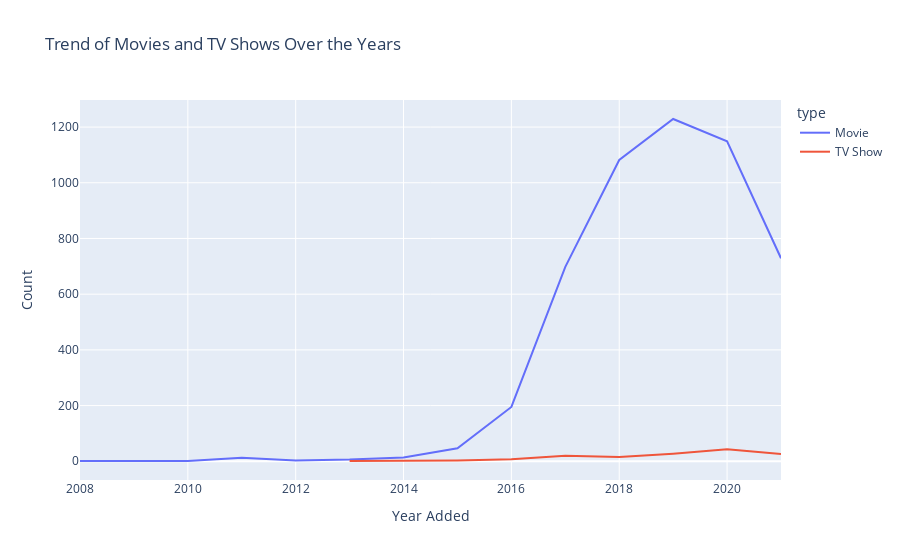

The cell this chart's notebook holds for it:
### Markdown cell above
### *2. Trend of content over the years*

### Code cell
type_counts = df.groupby(['year_added', 'type']).size().reset_index(name='count')

# line chart using plotly
fig = px.line(type_counts, x='year_added', y='count', color='type',
              labels={'count': 'Count', 'year_added': 'Year Added'},
              title='Trend of Movies and TV Shows Over the Years')

fig.show()

### Figure 1 — Plotly figure (JSON) as saved in the notebook; plotly's stock layout.template omitted (floating-point values rounded to 4 significant figures)
{"data": [{"hovertemplate": "type=Movie<br>Year Added=%{x}<br>Count=%{y}<extra></extra>", "legendgroup": "Movie", "line": {"color": "#636efa", "dash": "solid"}, "marker": {"symbol": "circle"}, "mode": "lines", "name": "Movie", "orientation": "v", "showlegend": true, "type": "scatter", "x": [2008, 2009, 2010, 2011, 2012, 2013, 2014, 2015, 2016, 2017, 2018, 2019, 2020, 2021], "xaxis": "x", "y": [1, 2, 1, 13, 3, 6, 14, 47, 195, 698, 1082, 1229, 1149, 729], "yaxis": "y"}, {"hovertemplate": "type=TV Show<br>Year Added=%{x}<br>Count=%{y}<extra></extra>", "legendgroup": "TV Show", "line": {"color": "#EF553B", "dash": "solid"}, "marker": {"symbol": "circle"}, "mode": "lines", "name": "TV Show", "orientation": "v", "showlegend": true, "type": "scatter", "x": [2013, 2015, 2016, 2017, 2018, 2019, 2020, 2021], "xaxis": "x", "y": [1, 3, 7, 20, 15, 27, 43, 26], "yaxis": "y"}], "layout": {"legend": {"title": {"text": "type"}, "tracegroupgap": 0}, "title": {"text": "Trend of Movies and TV Shows Over the Years"}, "xaxis": {"anchor": "y", "domain": [0, 1], "title": {"text": "Year Added"}}, "yaxis": {"anchor": "x", "domain": [0, 1], "title": {"text": "Count"}}}}
